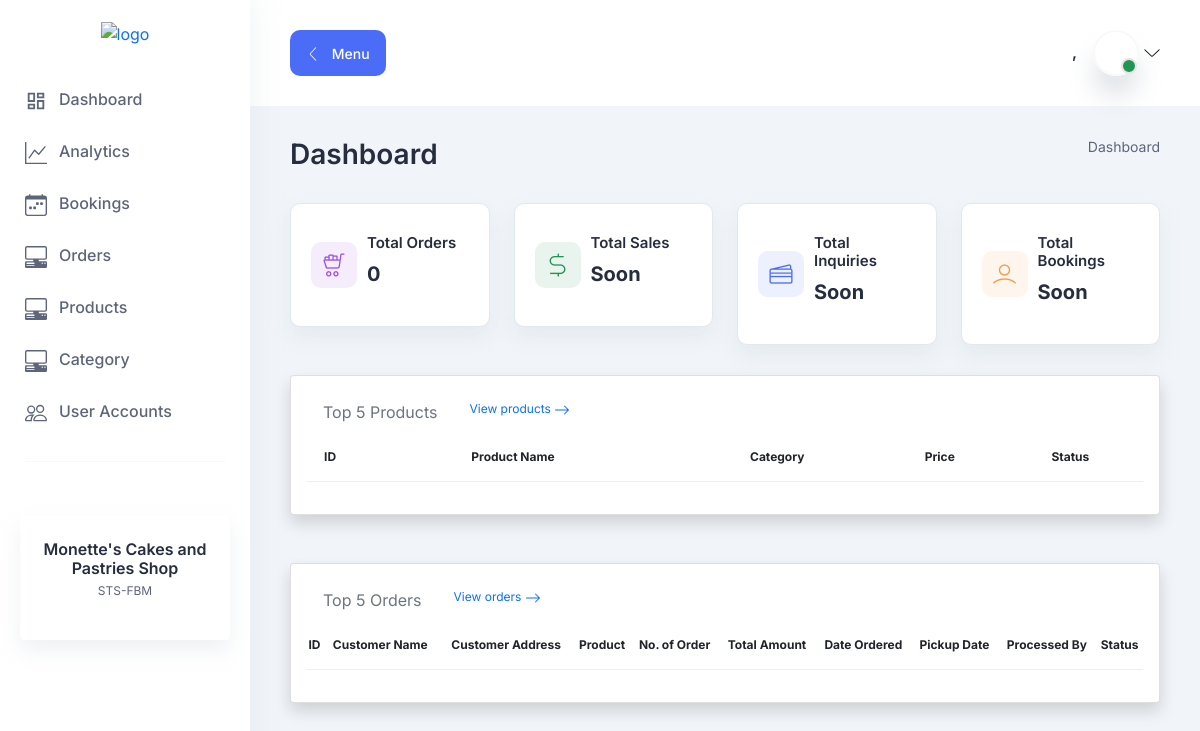
The page / (signed in) on the database as committed earlier.
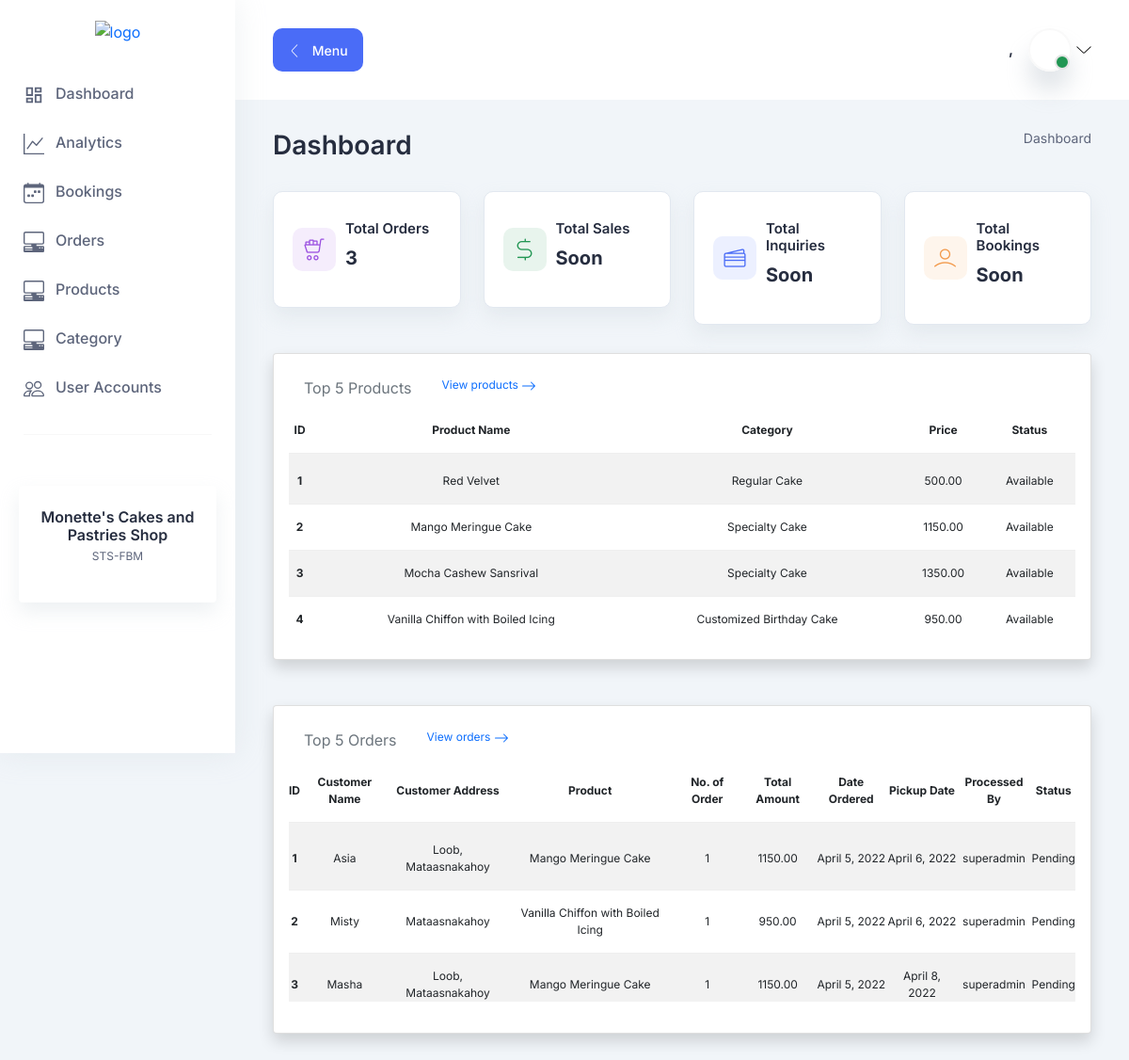
The same page on the database as committed later.
### products/models.py (models this page shows)
class Products(models.Model):
    status = (
        ("Available", "Available"),
        ("Not Available", "Not Available")
    )
    product_name = models.CharField(max_length=255)
    category = models.ForeignKey(Category, on_delete=models.CASCADE)
    price = models.DecimalField(max_digits=10, decimal_places=2)
    size = models.CharField(max_length=255, default=0)
    status = models.CharField(max_length=255, choices=status)
    class Meta:
        verbose_name = "Products"
    def __str__(self):
        return self.product_name

class Category(models.Model):
    category = models.CharField(max_length=255)
    class Meta:
        verbose_name = "Category"
    def __str__(self):
        return self.category

### orders/models.py (models this page shows, shortened)
class Orders(models.Model):
    status = (
        ("Pending" , "Pending"),
        ("Done" , "Done")
    )
    customer_name = models.CharField(max_length=255)
    customer_address = models.CharField(max_length=255)
    products = models.ForeignKey(Products, on_delete=models.CASCADE)
    no_of_order = models.IntegerField()
    total_amount = models.DecimalField(max_digits=10, decimal_places=2)
    date_ordered = models.DateField(auto_now_add=True)
    pickup_date = models.DateField(auto_now_add=False)
    processed_by = models.CharField(max_length=255)
    notes = models.TextField()
    status = models.CharField(max_length=255, choices=status)
    class Meta:
        verbose_name = "Orders"

### dashboard/views.py (the view)
# urls.py: path("", homepage, name="homepage"),
@login_required
def homepage(request):
    template_name = "dashboard/homepage.html"
    orders = Orders.objects.all()[:5]
    products = Products.objects.all()[:5]
    total_orders = Orders.objects.all().count()
    context = {
        "orders" : orders,
        "products" : products,
        "total_orders" : total_orders
    }
    return render(request, template_name, context)

### dashboard/templates/dashboard/homepage.html
{% extends 'base.html' %} {% block body %}
<section class="section">
  <div class="container-fluid">
    <div class="title-wrapper pt-30">
      <div class="row align-items-center">
        <div class="col-md-6">
          <div class="title mb-30">
            <h2>Dashboard</h2>
          </div>
        </div>
        <div class="col-md-6">
          <div class="breadcrumb-wrapper mb-30">
            <nav aria-label="breadcrumb">
              <ol class="breadcrumb">
                <li class="breadcrumb-item">
                  <a href="/">Dashboard</a>
                </li>
              </ol>
            </nav>
          </div>
        </div>
      </div>
    </div>
    <div class="row">
      <div class="col-xl-3 col-lg-4 col-sm-6">
        <div class="icon-card mb-30">
          <div class="icon purple">
            <i class="lni lni-cart-full"></i>
          </div>
          <div class="content">
            <h6 class="mb-10">Total Orders</h6>
            <h3 class="text-bold mb-10">{{total_orders}}</h3>
          </div>
        </div>
      </div>
      <div class="col-xl-3 col-lg-4 col-sm-6">
        <div class="icon-card mb-30">
          <div class="icon success">
            <i class="lni lni-dollar"></i>
          </div>
          <div class="content">
            <h6 class="mb-10">Total Sales</h6>
            <h3 class="text-bold mb-10">Soon</h3>
          </div>
        </div>
      </div>
      <div class="col-xl-3 col-lg-4 col-sm-6">
        <div class="icon-card mb-30">
          <div class="icon primary">
            <i class="lni lni-credit-cards"></i>
          </div>
          <div class="content">
            <h6 class="mb-10">Total Inquiries</h6>
            <h3 class="text-bold mb-10">Soon</h3>
          </div>
        </div>
      </div>
      <div class="col-xl-3 col-lg-4 col-sm-6">
        <div class="icon-card mb-30">
          <div class="icon orange">
            <i class="lni lni-user"></i>
          </div>
          <div class="content">
            <h6 class="mb-10">Total Bookings</h6>
            <h3 class="text-bold mb-10">Soon</h3>
          </div>
        </div>
      </div>
    </div>
    <div class="dashboard-products">
      {% include "dashboard/products.html" %}
    </div>
    <div class="dashboard-orders mt-5">
      {% include "dashboard/orders.html" %}
    </div>
  </div>
</section>
{% endblock %}

### dashboard/templates/dashboard/products.html
<div class="card shadow rounded" style="font-size: 12px;">
  <div class="card-body">
    <table class="table table-striped">
      <ul class="nav">
        <li class="nav-item">
          <p class="nav-link active text-muted">Top 5 Products</p>
        </li>
        <li class="nav-item">
          <a class="nav-link text-decoration-none" href="{% url "products-list" %}">
            View products
            <svg xmlns="http://www.w3.org/2000/svg" width="16" height="16" fill="currentColor" class="bi bi-arrow-right" viewBox="0 0 16 16">
              <path fill-rule="evenodd" d="M1 8a.5.5 0 0 1 .5-.5h11.793l-3.147-3.146a.5.5 0 0 1 .708-.708l4 4a.5.5 0 0 1 0 .708l-4 4a.5.5 0 0 1-.708-.708L13.293 8.5H1.5A.5.5 0 0 1 1 8z"/>
            </svg>
          </a>
        </li>
      </ul>
      <thead>
        <tr class="text-center">
          <th scope="col">ID</th>
          <th scope="col">Product Name</th>
          <th scope="col">Category</th>
          <th scope="col">Price</th>
          <th scope="col">Status</th>
        </tr>
      </thead>
      <tbody>
        {% for list in products %}
          <tr class="text-center">
            <th scope="row">{{forloop.counter}}</th>
            <td>{{list.product_name}}</td>
            <td>{{list.category}}</td>
            <td>{{list.price}}</td>
            <td>{{list.status}}</td>
          </tr>
        {% endfor %}
        </tbody>
  </table>
</div>

### dashboard/templates/dashboard/orders.html
<div class="card shadow rounded" style="font-size:  12px;">
    <div class="card-body">
        <table class="table table-striped">
            <ul class="nav">
                <li class="nav-item">
                  <p class="nav-link active text-muted">Top 5 Orders</p>
                </li>
                <li class="nav-item">
                    <a class="nav-link text-decoration-none" href="{% url "orders-list" %}">
                        View orders
                        <svg xmlns="http://www.w3.org/2000/svg" width="16" height="16" fill="currentColor" class="bi bi-arrow-right" viewBox="0 0 16 16">
                          <path fill-rule="evenodd" d="M1 8a.5.5 0 0 1 .5-.5h11.793l-3.147-3.146a.5.5 0 0 1 .708-.708l4 4a.5.5 0 0 1 0 .708l-4 4a.5.5 0 0 1-.708-.708L13.293 8.5H1.5A.5.5 0 0 1 1 8z"/>
                        </svg>
                      </a>
                </li>
              </ul>
            <thead>
                <tr class="text-center">
                    <th  scope="col">ID </th>
                    <th scope="col">Customer Name</th>
                    <th scope="col">Customer Address</th>
                    <th scope="col">Product</th>
                    <th scope="col">No. of Order</th>
                    <th scope="col">Total Amount</th>
                    <th scope="col">Date Ordered</th>
                    <th scope="col">Pickup Date</th>
                    <th scope="col">Processed By</th>
                    <th scope="col">Status</th>
                </tr>
            </thead>
            <tbody>
                {% for list in orders %}
                <tr class="text-center">
                    <th scope="row">{{forloop.counter}}</th>
                    <td>{{list.customer_name}}</td>
                    <td>{{list.customer_address}}</td>
                    <td>{{list.products}}</td>
                    <td>{{list.no_of_order}}</td>
                    <td>{{list.total_amount}}</td>
                    <td>{{list.date_ordered}}</td>
                    <td>{{list.pickup_date}}</td>
                    <td>{{list.processed_by}}</td>
                    <td>{{list.status}}</td>
                </tr>
                {% endfor %}
            </tbody>
      </table>
    </div>
</div>

Rows that differ between the two databases and show on the page:
added Products: product_name "Red Velvet", category "Regular Cake", price "500.00", status "Available"
added Products: product_name "Mango Meringue Cake", category "Specialty Cake", price "1150.00", status "Available"
added Products: product_name "Mocha Cashew Sansrival", category "Specialty Cake", price "1350.00", status "Available"
added Products: product_name "Vanilla Chiffon with Boiled Icing", category "Customized Birthday Cake", price "950.00", status "Available"
added Orders: customer_name "Asia", customer_address "Loob, Mataasnakahoy", products "Mango Meringue Cake", no_of_order "1", total_amount "1150.00", date_ordered "April 5, 2022", pickup_date "April 6, 2022", processed_by "superadmin", status "Pending"
added Orders: customer_name "Misty", customer_address "Mataasnakahoy", products "Vanilla Chiffon with Boiled Icing", no_of_order "1", total_amount "950.00", date_ordered "April 5, 2022", pickup_date "April 6, 2022", processed_by "superadmin", status "Pending"
added Orders: customer_name "Masha", customer_address "Loob, Mataasnakahoy", products "Mango Meringue Cake", no_of_order "1", total_amount "1150.00", date_ordered "April 5, 2022", pickup_date "April 8, 2022", processed_by "superadmin", status "Pending"
Other text that changed with them:
{{ total_orders }}: "0" → "3"
